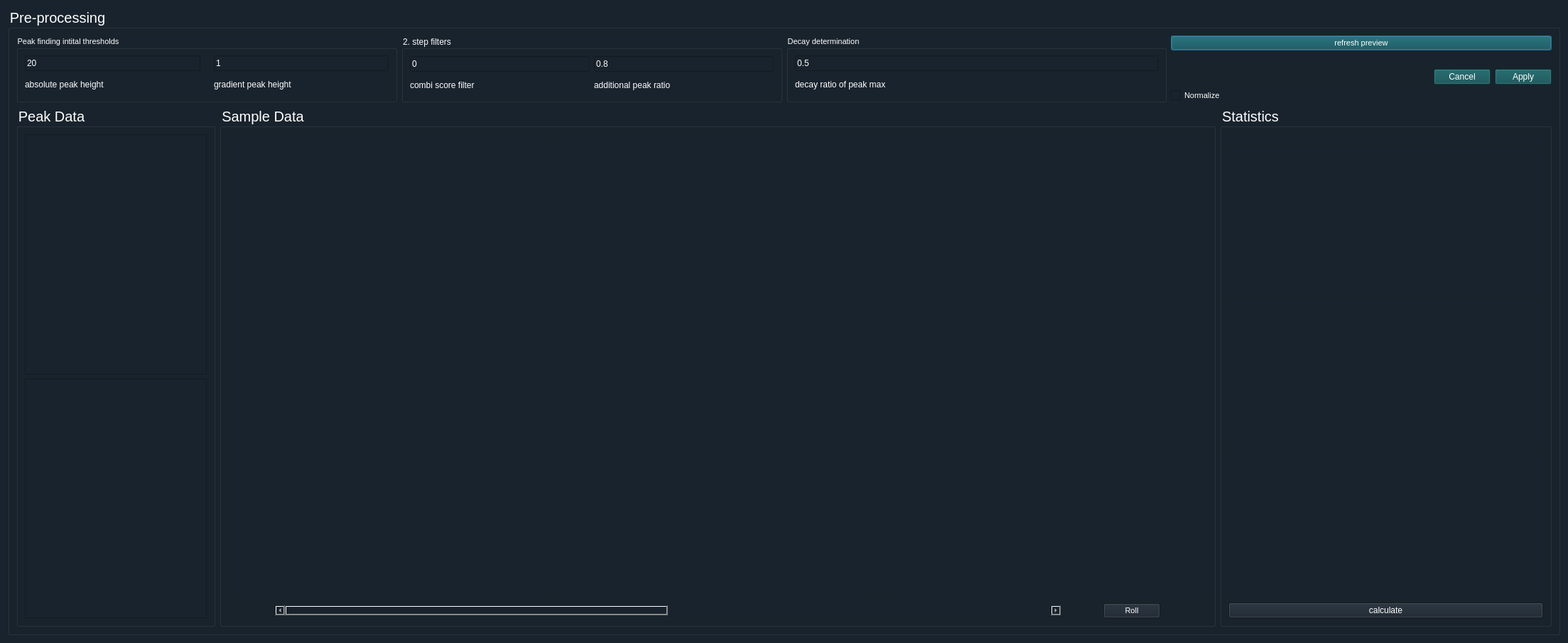
<?xml version="1.0" encoding="UTF-8"?>
<ui version="4.0">
 <class>Dialog</class>
 <widget class="QDialog" name="Dialog">
  <property name="geometry">
   <rect>
    <x>0</x>
    <y>0</y>
    <width>2207</width>
    <height>905</height>
   </rect>
  </property>
  <property name="windowTitle">
   <string>Dialog</string>
  </property>
  <property name="styleSheet">
   <string notr="true">background-color: rgb(25, 35, 45); color: rgb(255,255,255);</string>
  </property>
  <property name="sizeGripEnabled">
   <bool>false</bool>
  </property>
  <property name="modal">
   <bool>false</bool>
  </property>
  <layout class="QVBoxLayout" name="verticalLayout_5" stretch="0">
   <item>
    <widget class="QGroupBox" name="groupBox">
     <property name="minimumSize">
      <size>
       <width>180</width>
       <height>0</height>
      </size>
     </property>
     <property name="font">
      <font>
       <pointsize>15</pointsize>
      </font>
     </property>
     <property name="styleSheet">
      <string notr="true"/>
     </property>
     <property name="title">
      <string>Pre-processing</string>
     </property>
     <layout class="QVBoxLayout" name="verticalLayout_2" stretch="0,0">
      <item>
       <layout class="QHBoxLayout" name="horizontalLayout_3">
        <item>
         <widget class="QGroupBox" name="Smooth_Group">
          <property name="font">
           <font>
            <pointsize>8</pointsize>
           </font>
          </property>
          <property name="toolTip">
           <string/>
          </property>
          <property name="toolTipDuration">
           <number>-1</number>
          </property>
          <property name="statusTip">
           <string>applying scipy savgol_filter</string>
          </property>
          <property name="accessibleDescription">
           <string/>
          </property>
          <property name="title">
           <string>Peak finding intital thresholds</string>
          </property>
          <layout class="QGridLayout" name="gridLayout">
           <item row="2" column="1">
            <widget class="QLabel" name="label_2">
             <property name="text">
              <string/>
             </property>
            </widget>
           </item>
           <item row="2" column="2">
            <widget class="QLabel" name="label_6">
             <property name="text">
              <string>gradient peak height</string>
             </property>
            </widget>
           </item>
           <item row="2" column="0">
            <widget class="QLabel" name="label">
             <property name="text">
              <string>absolute peak height</string>
             </property>
            </widget>
           </item>
           <item row="1" column="0">
            <widget class="QLineEdit" name="peak_init_th">
             <property name="inputMask">
              <string/>
             </property>
             <property name="text">
              <string>20</string>
             </property>
            </widget>
           </item>
           <item row="1" column="2">
            <widget class="QLineEdit" name="grad_edge_thresh">
             <property name="text">
              <string>1</string>
             </property>
            </widget>
           </item>
          </layout>
         </widget>
        </item>
        <item>
         <widget class="QGroupBox" name="groupBox_5">
          <property name="title">
           <string>2. step filters</string>
          </property>
          <layout class="QGridLayout" name="gridLayout_3">
           <item row="0" column="1">
            <widget class="QLineEdit" name="grad_edge_ratio">
             <property name="text">
              <string>0.8</string>
             </property>
            </widget>
           </item>
           <item row="1" column="0">
            <widget class="QLabel" name="label_3">
             <property name="text">
              <string>combi score filter</string>
             </property>
            </widget>
           </item>
           <item row="1" column="1">
            <widget class="QLabel" name="label_5">
             <property name="text">
              <string>additional peak ratio</string>
             </property>
            </widget>
           </item>
           <item row="0" column="0">
            <widget class="QLineEdit" name="combi_score_filter">
             <property name="text">
              <string>0</string>
             </property>
            </widget>
           </item>
          </layout>
         </widget>
        </item>
        <item>
         <widget class="QGroupBox" name="groupBox_2">
          <property name="font">
           <font>
            <pointsize>8</pointsize>
           </font>
          </property>
          <property name="title">
           <string>Decay determination</string>
          </property>
          <layout class="QGridLayout" name="gridLayout_2">
           <item row="1" column="0">
            <widget class="QLabel" name="label_4">
             <property name="text">
              <string>decay ratio of peak max</string>
             </property>
            </widget>
           </item>
           <item row="0" column="0">
            <widget class="QLineEdit" name="decay_th">
             <property name="inputMask">
              <string/>
             </property>
             <property name="text">
              <string>0.5</string>
             </property>
            </widget>
           </item>
          </layout>
         </widget>
        </item>
        <item>
         <layout class="QVBoxLayout" name="verticalLayout_4">
          <item>
           <widget class="QPushButton" name="button_refresh">
            <property name="font">
             <font>
              <pointsize>8</pointsize>
             </font>
            </property>
            <property name="styleSheet">
             <string notr="true">background-color: rgb(11, 76, 80)</string>
            </property>
            <property name="text">
             <string>refresh preview</string>
            </property>
           </widget>
          </item>
          <item>
           <widget class="QLabel" name="peak_error_label">
            <property name="text">
             <string/>
            </property>
            <property name="wordWrap">
             <bool>true</bool>
            </property>
           </widget>
          </item>
          <item>
           <widget class="QDialogButtonBox" name="dialog_buttons">
            <property name="font">
             <font>
              <pointsize>8</pointsize>
             </font>
            </property>
            <property name="styleSheet">
             <string notr="true">background-color: rgb(11, 76, 80)</string>
            </property>
            <property name="orientation">
             <enum>Qt::Horizontal</enum>
            </property>
            <property name="standardButtons">
             <set>QDialogButtonBox::Apply|QDialogButtonBox::Cancel</set>
            </property>
            <property name="centerButtons">
             <bool>false</bool>
            </property>
           </widget>
          </item>
          <item>
           <widget class="QCheckBox" name="normalize_bool">
            <property name="font">
             <font>
              <pointsize>8</pointsize>
             </font>
            </property>
            <property name="text">
             <string>Normalize</string>
            </property>
            <property name="checked">
             <bool>false</bool>
            </property>
           </widget>
          </item>
         </layout>
        </item>
       </layout>
      </item>
      <item>
       <layout class="QHBoxLayout" name="horizontalLayout_2" stretch="0,3,1">
        <item>
         <widget class="QGroupBox" name="groupBox_6">
          <property name="font">
           <font>
            <pointsize>15</pointsize>
           </font>
          </property>
          <property name="title">
           <string>Peak Data</string>
          </property>
          <layout class="QVBoxLayout" name="verticalLayout_7">
           <item>
            <widget class="QTextEdit" name="peakDetails">
             <property name="readOnly">
              <bool>true</bool>
             </property>
            </widget>
           </item>
           <item>
            <widget class="QTextEdit" name="gradpeakDetails">
             <property name="readOnly">
              <bool>true</bool>
             </property>
            </widget>
           </item>
          </layout>
         </widget>
        </item>
        <item>
         <widget class="QGroupBox" name="groupBox_3">
          <property name="font">
           <font>
            <pointsize>15</pointsize>
           </font>
          </property>
          <property name="title">
           <string>Sample Data</string>
          </property>
          <layout class="QVBoxLayout" name="verticalLayout" stretch="1,0">
           <item>
            <layout class="QHBoxLayout" name="horizontalLayout_4">
             <item>
              <widget class="MplWidget" name="MplWidget_peaks1" native="true">
               <property name="styleSheet">
                <string notr="true">margin: 5px;</string>
               </property>
              </widget>
             </item>
             <item>
              <widget class="MplWidget" name="MplWidget_peaks2" native="true">
               <property name="styleSheet">
                <string notr="true">margin: 5px;</string>
               </property>
              </widget>
             </item>
             <item>
              <widget class="MplWidget" name="MplWidget_peaks3" native="true">
               <property name="styleSheet">
                <string notr="true">margin: 5px;</string>
               </property>
              </widget>
             </item>
            </layout>
           </item>
           <item>
            <layout class="QHBoxLayout" name="horizontalLayout" stretch="1,0">
             <property name="spacing">
              <number>60</number>
             </property>
             <property name="sizeConstraint">
              <enum>QLayout::SetFixedSize</enum>
             </property>
             <property name="leftMargin">
              <number>66</number>
             </property>
             <property name="rightMargin">
              <number>66</number>
             </property>
             <item>
              <widget class="QScrollBar" name="prepro_scroll">
               <property name="enabled">
                <bool>true</bool>
               </property>
               <property name="maximum">
                <number>1</number>
               </property>
               <property name="pageStep">
                <number>1</number>
               </property>
               <property name="orientation">
                <enum>Qt::Horizontal</enum>
               </property>
               <property name="invertedAppearance">
                <bool>false</bool>
               </property>
               <property name="invertedControls">
                <bool>true</bool>
               </property>
              </widget>
             </item>
             <item>
              <widget class="QPushButton" name="prepro_roll">
               <property name="font">
                <font>
                 <pointsize>8</pointsize>
                </font>
               </property>
               <property name="text">
                <string>Roll</string>
               </property>
              </widget>
             </item>
            </layout>
           </item>
          </layout>
         </widget>
        </item>
        <item>
         <widget class="QGroupBox" name="groupBox_4">
          <property name="font">
           <font>
            <pointsize>15</pointsize>
           </font>
          </property>
          <property name="title">
           <string>Statistics</string>
          </property>
          <layout class="QVBoxLayout" name="verticalLayout_6" stretch="0,1,1,1,0">
           <item>
            <widget class="QLabel" name="mousePosition_label">
             <property name="text">
              <string/>
             </property>
            </widget>
           </item>
           <item>
            <widget class="MplWidget" name="MplWidget_statistics_2" native="true">
             <property name="font">
              <font>
               <pointsize>15</pointsize>
              </font>
             </property>
             <property name="styleSheet">
              <string notr="true">padding: 5px;</string>
             </property>
            </widget>
           </item>
           <item>
            <widget class="MplWidget" name="MplWidget_statistics" native="true">
             <property name="font">
              <font>
               <pointsize>15</pointsize>
              </font>
             </property>
             <property name="styleSheet">
              <string notr="true">padding: 5px;</string>
             </property>
            </widget>
           </item>
           <item>
            <widget class="MplWidget" name="MplWidget_statistics_3" native="true">
             <property name="font">
              <font>
               <pointsize>15</pointsize>
              </font>
             </property>
             <property name="styleSheet">
              <string notr="true">padding: 5px;</string>
             </property>
            </widget>
           </item>
           <item>
            <widget class="QPushButton" name="button_calculate_Combi">
             <property name="text">
              <string>calculate</string>
             </property>
            </widget>
           </item>
          </layout>
         </widget>
        </item>
       </layout>
      </item>
     </layout>
    </widget>
   </item>
  </layout>
 </widget>
 <customwidgets>
  <customwidget>
   <class>MplWidget</class>
   <extends>QWidget</extends>
   <header>mplwidget.h</header>
   <container>1</container>
  </customwidget>
 </customwidgets>
 <resources/>
 <connections>
  <connection>
   <sender>dialog_buttons</sender>
   <signal>accepted()</signal>
   <receiver>Dialog</receiver>
   <slot>accept()</slot>
   <hints>
    <hint type="sourcelabel">
     <x>248</x>
     <y>254</y>
    </hint>
    <hint type="destinationlabel">
     <x>157</x>
     <y>274</y>
    </hint>
   </hints>
  </connection>
  <connection>
   <sender>dialog_buttons</sender>
   <signal>rejected()</signal>
   <receiver>Dialog</receiver>
   <slot>reject()</slot>
   <hints>
    <hint type="sourcelabel">
     <x>316</x>
     <y>260</y>
    </hint>
    <hint type="destinationlabel">
     <x>286</x>
     <y>274</y>
    </hint>
   </hints>
  </connection>
 </connections>
</ui>
